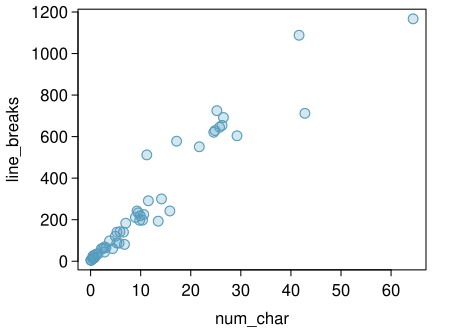

R code for this plot:
library(openintro)
data(email50)
data(COL)

myPDF("email50LinesCharactersMod.pdf",
      4.5,
      3.3,
      mar = c(3, 3.9, 0.5, 1.2),
      mgp = c(2.8, 0.5, 0))
plot(email50$num_char,
     email50$line_breaks,
     pch = 19,
     cex = 1.3,
     col = COL[1,4],
     xlab = "",
     ylab = "line_breaks",
     axes = FALSE)
axis(2)
at <- seq(0, 60, 10)
labels <- seq(0, 60, 10)
axis(1, at, labels)
box()
points(email50$num_char,
       email50$line_breaks,
       cex = 1.3,
       col = COL[1])
mtext("num_char", 1, 1.9)
dev.off()


myPDF("email50LinesCharactersModLog.pdf",
      4.5,
      3.3,
      mar = c(3, 2.9, 0.5, 1.2),
      mgp = c(1.8, 0.5, 0))
plot(log(email50$num_char),
     log(email50$line_breaks),
     pch = 19,
     cex = 1.3,
     col = COL[1,4],
     xlab = "",
     ylab = expression(log[e](line_breaks)))
points(log(email50$num_char),
       log(email50$line_breaks),
       cex = 1.3,
       col = COL[1])
mtext(expression(log[e](num_char)), 1, 1.9)
dev.off()
